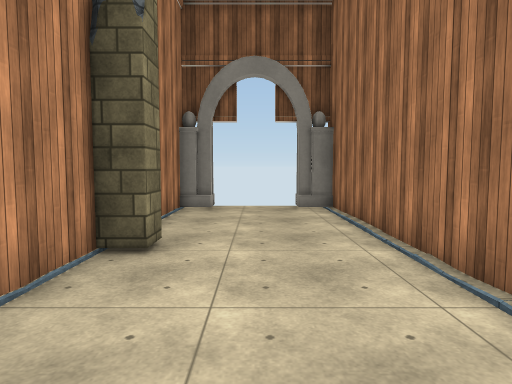
View 1 (above)

12 first-person views from a walk through a Unity game level. The camera is 1.5 m above the floor, tilts 4° down and sees 75° across. The floor is counted in squares, 1 m on a side. Each view is taken from the middle of a square. On the plan, view 1 faces up. The plan holds only what a view shows up to about 15 squares ahead; the rest is blank. Some animated figures are not drawn. Surface patterns are stand-ins for the level's own textures.

View 2
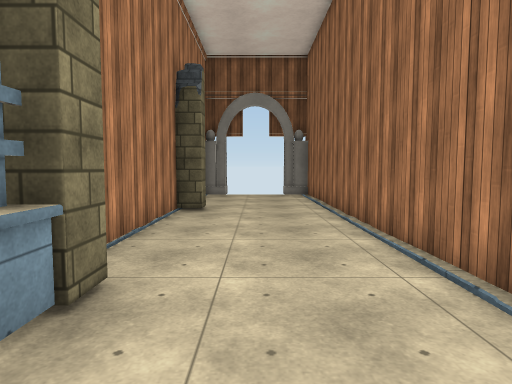

View 3
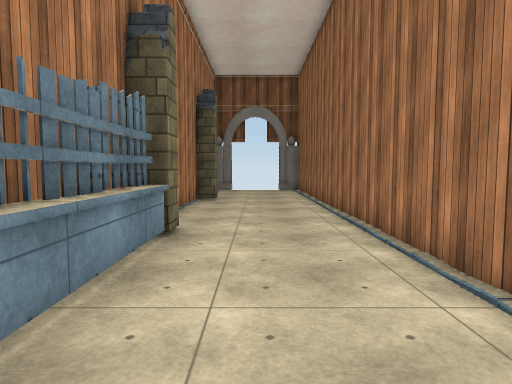

View 4
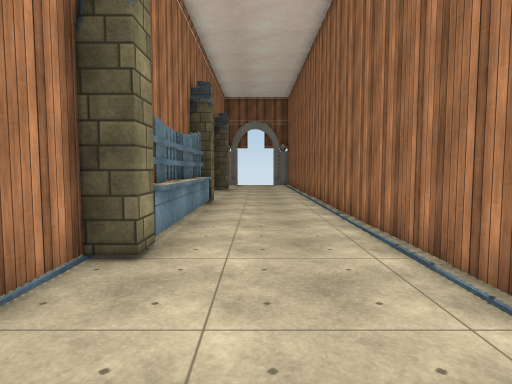

View 5
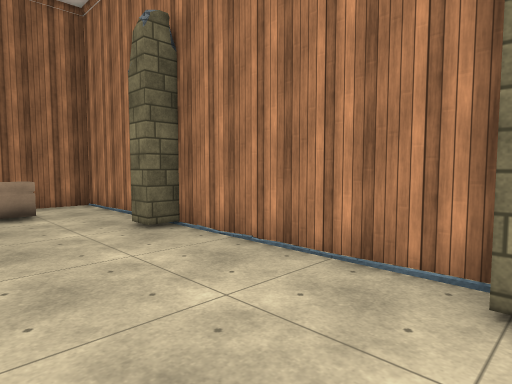

View 6
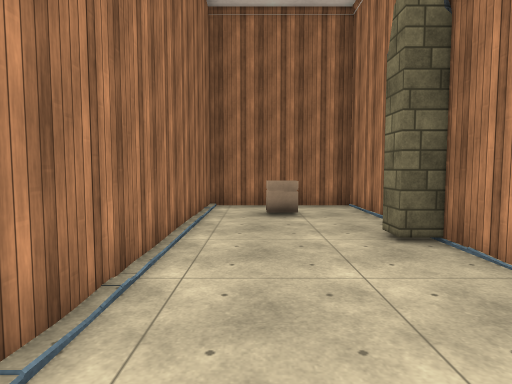

View 7
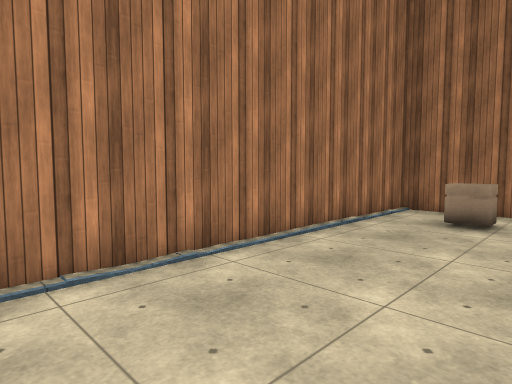

View 8
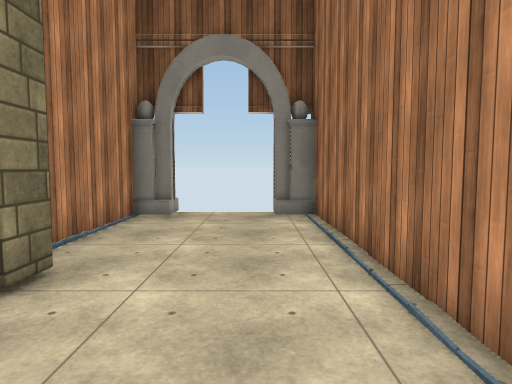

View 9
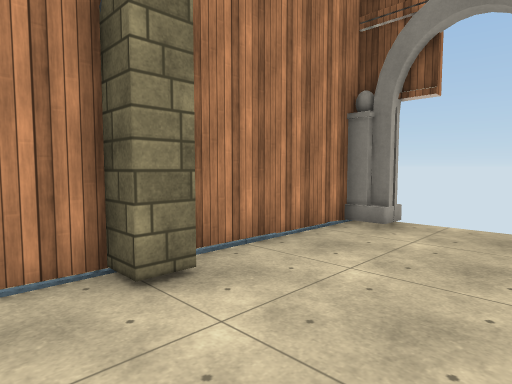

View 10
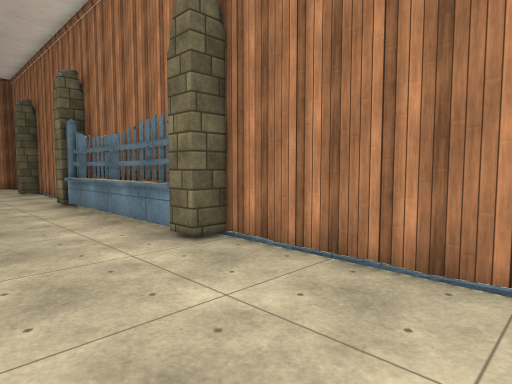

View 11
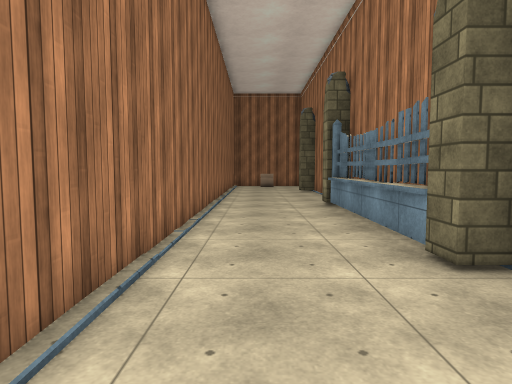

View 12
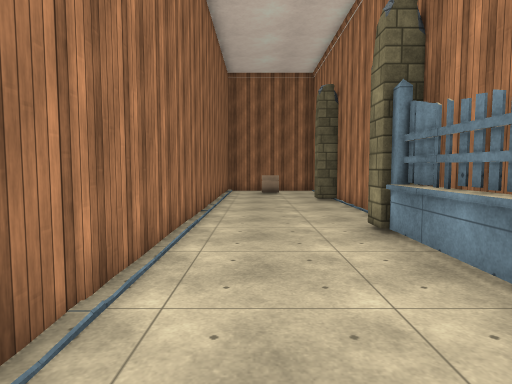

### Floor plan
Points are (right, up) in squares from view 1. A wall is a line through its corners. A room is listed if a view was taken in it or the views show most of it. See-through windows are left out.
Room 1 (views 1, 2, 3, 4, 5, 6, 7, 8, 9, 10, 11, 12)
walls: (-2.1, -5.1) (-2.4, -6.4); (-2.8, -4.2) (-2.8, -10.9); (-2.3, -8.6) (-2.4, -9.2); (-2, -2.8) (-2, -10.5); (-2.2, -2.8) (-2.2, -10.4); (-2.8, -2.5) (-2.8, -3.2); (-2.8, -11.5) (-2.8, -18.9); (-2.8, 6) (-2.8, -1.9); (-2.8, -21.6) (-2.8, -25.5) (2.9, -25.5) (2.9, 12.5); (-0.4, -23.5) (-0.4, -22.6) (0.6, -22.6); (-2.8, 12.5) (-2.8, 7.2)
objects: column (-2, -19); column (-2, -11); column (-2, -2); column (-2, 6); other object (-2, 13); other object (2, 13)

Positions as (right, up) in squares from view 1, and headings:
1: (0, 0), facing up
2: (0, -6), facing up
3: (0, -10), facing up
4: (0, -17), facing up
5: (2, -11), facing down-left
6: (1, -12), facing down
7: (-2, -13), facing down-right
8: (1, 2), facing up
9: (2, 4), facing up-left
10: (2, 4), facing down-left
11: (1, 3), facing down
12: (1, -3), facing down
